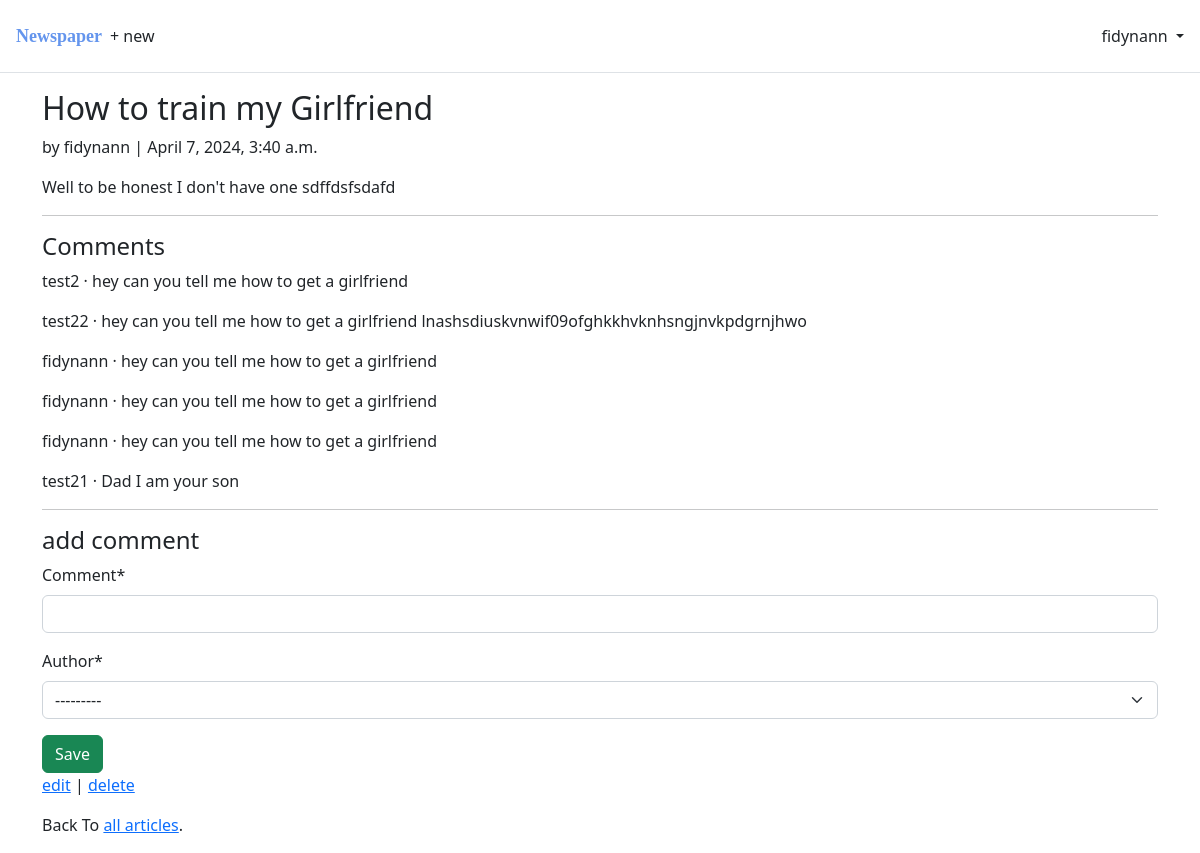
Page /articles/5/ (signed in) on the committed database.
### account/models.py (models this page shows)
class CustomUser(AbstractUser):
    age = models.PositiveIntegerField(null=True, blank=True)

### articles/models.py (models this page shows, shortened)
class Article(models.Model):
    title = models.CharField(max_length=255)
    body = models.TextField()
    date = models.DateTimeField(auto_now_add=True)
    author = models.ForeignKey(
        settings.AUTH_USER_MODEL,
        on_delete = models.CASCADE,
    )

class Comment(models.Model):
    article = models.ForeignKey(Article, on_delete=models.CASCADE)
    comment = models.CharField(max_length=140)
    author = models.ForeignKey(
        settings.AUTH_USER_MODEL,
        on_delete = models.CASCADE,
    )
    def __str__(self):
        return self.comment

### articles/views.py (the view, shortened to what this page needs)
# urls.py: path("<int:pk>/", views.ArticleDetailView.as_view(), name='article_detail'),
class ArticleDetailView(LoginRequiredMixin, View):
    def get(self, request, *args, **kwargs):
        view = CommentGet.as_view()
        return view(request, *args, **kwargs)

### articles/forms.py
class CommentForm(forms.ModelForm):
    class Meta:
        model = Comment
        fields = ("comment", "author")

### articles/views.py (called while the page is built)
    def get_context_data(self, **kwargs):
        context = super().get_context_data(**kwargs)
        context['form'] = CommentForm()
        return context

### templates/article_detail.html
{% extends 'base.html' %}
{% block content %}
{% load crispy_forms_tags %}
<div class="article-entry">
    <h2>{{object.title}}</h2>
    <p>by {{object.author}}  |  {{object.date}}</p>
    <p> {{object.body}}</p>
</div>
<hr>
<h4>Comments</h4>
{% for comment in object.comment_set.all %}
 <p>{{comment.author}} &middot; {{comment}} </p>
{% endfor %}
<hr>
<h4>add comment</h4>
 <form action="" method="post"> {% csrf_token %}
    {{ form|crispy }}
    <button class="btn btn-success ml-2" type="submit">Save</button>
 </form>
<p> <a href="{% url 'article_edit' object.id %}" >edit</a> |  <a href="{% url 'article_delete' object.id %}">delete</a>
</p>
<p> Back To <a href="{% url 'articles' %}">all articles</a>.</p>
{% endblock content %}

### templates/base.html (shortened to what this page needs)
<!DOCTYPE html>
<html>
<head>
    <link href="https://cdn.jsdelivr.net/npm/bootstrap@5.2.3/dist/css/bootstrap.min.css" rel="stylesheet"
>
</head>
<body>
    <header class="p-3 mb-3 border-bottom">
        <div class="d-flex flex-wrap align-items-center justify-content-center
        justify-content-lg-start">
            <a class="navbar-brand" href="{% url 'home' %}"
            style="font-family: Poppins; font-weight: bolder; font-size: large; color:cornflowerblue">Newspaper</a>
            <ul class="nav col-12 col-lg-auto me-lg-auto mb-2 justify-content-center
          mb-md-0">
            {% if user.is_authenticated %}
                <li>
                    <a href="{% url 'article_new' %}" class="nav-link px-2 link-dark">+ new</a>
                </li>
            </ul>
            <div class="dropdown text-end">
                <a href="#" class="d-block link-dark text-decoration-none dropdown-toggle" id="dropdownUser1"
                    data-bs-toggle="dropdown" aria-expanded="false">
                    {{ user.username }}
                </a>
            </div>
            {% endif %}
        </div>
    </header>
    <main>
        <div class="container">
            {% block content %}
            {% endblock content %}
        </div>
    </main>
</body>
</html>

### rows in the picture
CustomUser: username "fidynann"
Article: title "How to train my Girlfriend", author "fidynann", date "April 7, 2024, 3:40 a.m.", body "Well to be honest I don't have one sdffdsfsdafd"
Comment: author "test2", comment "hey can you tell me how to get a girlfriend"
Comment: author "test22", comment "hey can you tell me how to get a girlfriend lnashsdiuskvnwif09ofghkkhvknhsngjnvkpdgrnjhwo"
Comment: author "fidynann", comment "hey can you tell me how to get a girlfriend"
Comment: author "fidynann", comment "hey can you tell me how to get a girlfriend"
Comment: author "fidynann", comment "hey can you tell me how to get a girlfriend"
Comment: author "test21", comment "Dad I am your son"
